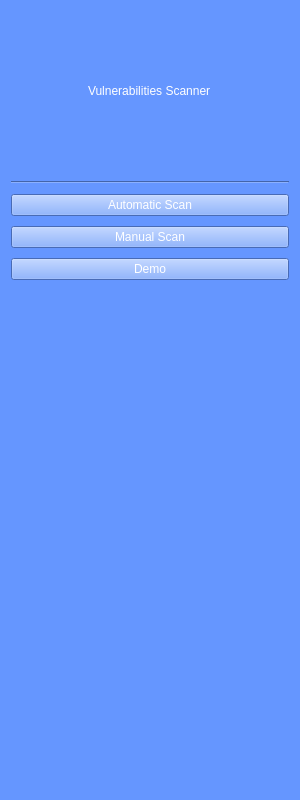
<?xml version="1.0" encoding="UTF-8"?>
<ui version="4.0">
 <class>Menu</class>
 <widget class="QWidget" name="Menu">
  <property name="geometry">
   <rect>
    <x>0</x>
    <y>0</y>
    <width>300</width>
    <height>800</height>
   </rect>
  </property>
  <property name="windowTitle">
   <string>Form</string>
  </property>
  <property name="styleSheet">
   <string notr="true">
background-color: rgb(101, 150, 255);</string>
  </property>
  <layout class="QHBoxLayout" name="horizontalLayout_2">
   <item>
    <layout class="QVBoxLayout" name="verticalLayout_3">
     <property name="spacing">
      <number>10</number>
     </property>
     <item alignment="Qt::AlignHCenter|Qt::AlignVCenter">
      <widget class="QLabel" name="name">
       <property name="styleSheet">
        <string notr="true">color: rgb(255, 255, 255);
font: 25 20pt &quot;Open Sans Hebrew Light&quot;;</string>
       </property>
       <property name="text">
        <string>Vulnerabilities Scanner</string>
       </property>
      </widget>
     </item>
     <item>
      <widget class="Line" name="line">
       <property name="orientation">
        <enum>Qt::Horizontal</enum>
       </property>
      </widget>
     </item>
     <item>
      <widget class="QPushButton" name="auto_btn">
       <property name="styleSheet">
        <string notr="true">color: rgb(255, 255, 255);
font: 25 20pt &quot;Open Sans Hebrew Light&quot;;

</string>
       </property>
       <property name="text">
        <string>Automatic Scan</string>
       </property>
      </widget>
     </item>
     <item>
      <widget class="QPushButton" name="manual_btn">
       <property name="styleSheet">
        <string notr="true">color: rgb(255, 255, 255);
font: 25 20pt &quot;Open Sans Hebrew Light&quot;;
</string>
       </property>
       <property name="text">
        <string>Manual Scan</string>
       </property>
      </widget>
     </item>
     <item>
      <widget class="QPushButton" name="demo_btn">
       <property name="sizePolicy">
        <sizepolicy hsizetype="Minimum" vsizetype="Fixed">
         <horstretch>0</horstretch>
         <verstretch>10</verstretch>
        </sizepolicy>
       </property>
       <property name="maximumSize">
        <size>
         <width>306</width>
         <height>16777215</height>
        </size>
       </property>
       <property name="styleSheet">
        <string notr="true">color: rgb(255, 255, 255);
font: 25 20pt &quot;Open Sans Hebrew Light&quot;;
</string>
       </property>
       <property name="text">
        <string>Demo</string>
       </property>
      </widget>
     </item>
     <item>
      <layout class="QVBoxLayout" name="verticalLayout_6">
       <item>
        <widget class="QLabel" name="label_2">
         <property name="text">
          <string/>
         </property>
        </widget>
       </item>
      </layout>
     </item>
     <item>
      <layout class="QVBoxLayout" name="verticalLayout_5">
       <item>
        <widget class="QLabel" name="label_3">
         <property name="text">
          <string/>
         </property>
        </widget>
       </item>
      </layout>
     </item>
     <item>
      <layout class="QVBoxLayout" name="verticalLayout_4">
       <item>
        <widget class="QLabel" name="label_4">
         <property name="text">
          <string/>
         </property>
        </widget>
       </item>
      </layout>
     </item>
    </layout>
   </item>
  </layout>
 </widget>
 <resources/>
 <connections/>
</ui>
